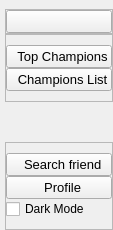
     <widget class="QCustomSlideMenu" name="leftMenuContainer" native="true">
      <property name="maximumSize">
       <size>
        <width>52</width>
        <height>16777215</height>
       </size>
      </property>
      <layout class="QVBoxLayout" name="verticalLayout">
       <property name="spacing">
        <number>0</number>
       </property>
       <property name="leftMargin">
        <number>0</number>
       </property>
       <property name="topMargin">
        <number>9</number>
       </property>
       <property name="rightMargin">
        <number>0</number>
       </property>
       <property name="bottomMargin">
        <number>0</number>
       </property>
       <item>
        <widget class="QWidget" name="leftMenuSubContainer" native="true">
         <layout class="QVBoxLayout" name="verticalLayout_2">
          <property name="spacing">
           <number>0</number>
          </property>
          <property name="leftMargin">
           <number>5</number>
          </property>
          <property name="topMargin">
           <number>0</number>
          </property>
          <property name="rightMargin">
           <number>0</number>
          </property>
          <property name="bottomMargin">
           <number>0</number>
          </property>
          <item alignment="Qt::AlignTop">
           <widget class="QFrame" name="frame">
            <property name="frameShape">
             <enum>QFrame::StyledPanel</enum>
            </property>
            <property name="frameShadow">
             <enum>QFrame::Raised</enum>
            </property>
            <layout class="QHBoxLayout" name="horizontalLayout_8">
             <property name="spacing">
              <number>0</number>
             </property>
             <property name="leftMargin">
              <number>0</number>
             </property>
             <property name="topMargin">
              <number>0</number>
             </property>
             <property name="rightMargin">
              <number>0</number>
             </property>
             <property name="bottomMargin">
              <number>0</number>
             </property>
             <item>
              <widget class="QPushButton" name="menuBtn">
               <property name="font">
                <font>
                 <pointsize>10</pointsize>
                </font>
               </property>
               <property name="toolTip">
                <string>Menu</string>
               </property>
               <property name="text">
                <string/>
               </property>
               <property name="icon">
                <iconset resource="../Qss/icons/_icons.qrc">
                 <normaloff>:/feather/icons/feather/align-justify.png</normaloff>:/feather/icons/feather/align-justify.png</iconset>
               </property>
               <property name="iconSize">
                <size>
                 <width>24</width>
                 <height>24</height>
                </size>
               </property>
              </widget>
             </item>
            </layout>
           </widget>
          </item>
          <item alignment="Qt::AlignTop">
           <widget class="QFrame" name="frame_2">
            <property name="sizePolicy">
             <sizepolicy hsizetype="Preferred" vsizetype="Preferred">
              <horstretch>0</horstretch>
              <verstretch>0</verstretch>
             </sizepolicy>
            </property>
            <property name="frameShape">
             <enum>QFrame::StyledPanel</enum>
            </property>
            <property name="frameShadow">
             <enum>QFrame::Raised</enum>
            </property>
            <layout class="QVBoxLayout" name="verticalLayout_4">
             <property name="spacing">
              <number>0</number>
             </property>
             <property name="leftMargin">
              <number>0</number>
             </property>
             <property name="topMargin">
              <number>10</number>
             </property>
             <property name="rightMargin">
              <number>0</number>
             </property>
             <property name="bottomMargin">
              <number>10</number>
             </property>
             <item>
              <widget class="QPushButton" name="topBtn">
               <property name="sizePolicy">
                <sizepolicy hsizetype="Minimum" vsizetype="Fixed">
                 <horstretch>0</horstretch>
                 <verstretch>0</verstretch>
                </sizepolicy>
               </property>
               <property name="font">
                <font>
                 <pointsize>10</pointsize>
                </font>
               </property>
               <property name="toolTip">
                <string>TopChampions</string>
               </property>
               <property name="layoutDirection">
                <enum>Qt::LeftToRight</enum>
               </property>
               <property name="text">
                <string>  Top Champions</string>
               </property>
               <property name="icon">
                <iconset resource="../Qss/icons/_icons.qrc">
                 <normaloff>:/font_awesome_solid/icons/font_awesome/solid/crown.png</normaloff>:/font_awesome_solid/icons/font_awesome/solid/crown.png</iconset>
               </property>
               <property name="iconSize">
                <size>
                 <width>24</width>
                 <height>24</height>
                </size>
               </property>
              </widget>
             </item>
             <item>
              <widget class="QPushButton" name="championsBtn">
               <property name="font">
                <font>
                 <pointsize>10</pointsize>
                </font>
               </property>
               <property name="toolTip">
                <string>ChampionsList</string>
               </property>
               <property name="text">
                <string>  Champions List</string>
               </property>
               <property name="icon">
                <iconset resource="../Qss/icons/_icons.qrc">
                 <normaloff>:/feather/icons/feather/list.png</normaloff>:/feather/icons/feather/list.png</iconset>
               </property>
               <property name="iconSize">
                <size>
                 <width>24</width>
                 <height>24</height>
                </size>
               </property>
              </widget>
             </item>
            </layout>
           </widget>
          </item>
          <item>
           <spacer name="verticalSpacer">
            <property name="orientation">
             <enum>Qt::Vertical</enum>
            </property>
            <property name="sizeHint" stdset="0">
             <size>
              <width>20</width>
              <height>40</height>
             </size>
            </property>
           </spacer>
          </item>
          <item alignment="Qt::AlignBottom">
           <widget class="QFrame" name="frame_3">
            <property name="frameShape">
             <enum>QFrame::StyledPanel</enum>
            </property>
            <property name="frameShadow">
             <enum>QFrame::Raised</enum>
            </property>
            <layout class="QVBoxLayout" name="verticalLayout_5">
             <property name="spacing">
              <number>0</number>
             </property>
             <property name="leftMargin">
              <number>0</number>
             </property>
             <property name="topMargin">
              <number>10</number>
             </property>
             <property name="rightMargin">
              <number>0</number>
             </property>
             <property name="bottomMargin">
              <number>10</number>
             </property>
             <item>
              <widget class="QPushButton" name="searchBtn">
               <property name="font">
                <font>
                 <pointsize>10</pointsize>
                </font>
               </property>
               <property name="toolTip">
                <string>SearchFriend</string>
               </property>
               <property name="text">
                <string>  Search friend</string>
               </property>
               <property name="icon">
                <iconset resource="../Qss/icons/_icons.qrc">
                 <normaloff>:/feather/icons/feather/search.png</normaloff>:/feather/icons/feather/search.png</iconset>
               </property>
               <property name="iconSize">
                <size>
                 <width>24</width>
                 <height>24</height>
                </size>
               </property>
              </widget>
             </item>
             <item>
              <widget class="QPushButton" name="profileBtn">
               <property name="font">
                <font>
                 <pointsize>10</pointsize>
                </font>
               </property>
               <property name="toolTip">
                <string>Profile</string>
               </property>
               <property name="text">
                <string>  Profile</string>
               </property>
               <property name="icon">
                <iconset resource="../Qss/icons/_icons.qrc">
                 <normaloff>:/feather/icons/feather/user.png</normaloff>:/feather/icons/feather/user.png</iconset>
               </property>
               <property name="iconSize">
                <size>
                 <width>24</width>
                 <height>24</height>
                </size>
               </property>
              </widget>
             </item>
             <item>
              <widget class="QCustomCheckBox" name="checkBox_app">
               <property name="minimumSize">
                <size>
                 <width>50</width>
                 <height>0</height>
                </size>
               </property>
               <property name="maximumSize">
                <size>
                 <width>16777201</width>
                 <height>16777215</height>
                </size>
               </property>
               <property name="text">
                <string>Dark Mode</string>
               </property>
               <property name="icon">
                <iconset resource="../Qss/icons/_icons.qrc">
                 <normaloff>:/material_design/icons/material_design/mode_night.png</normaloff>:/material_design/icons/material_design/mode_night.png</iconset>
               </property>
               <property name="iconSize">
                <size>
                 <width>16</width>
                 <height>16</height>
                </size>
               </property>
              </widget>
             </item>
            </layout>
           </widget>
          </item>
         </layout>
        </widget>
       </item>
      </layout>
     </widget>
